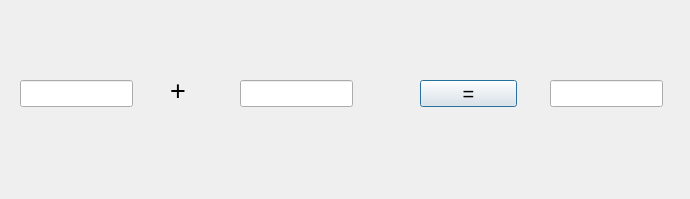
<?xml version="1.0" encoding="UTF-8"?>
<ui version="4.0">
 <class>Adder</class>
 <widget class="QDialog" name="Adder">
  <property name="geometry">
   <rect>
    <x>0</x>
    <y>0</y>
    <width>690</width>
    <height>199</height>
   </rect>
  </property>
  <property name="windowTitle">
   <string>Adder</string>
  </property>
  <widget class="QPushButton" name="equ">
   <property name="geometry">
    <rect>
     <x>420</x>
     <y>80</y>
     <width>97</width>
     <height>27</height>
    </rect>
   </property>
   <property name="font">
    <font>
     <pointsize>15</pointsize>
    </font>
   </property>
   <property name="text">
    <string>=</string>
   </property>
  </widget>
  <widget class="QLineEdit" name="add">
   <property name="geometry">
    <rect>
     <x>20</x>
     <y>80</y>
     <width>113</width>
     <height>27</height>
    </rect>
   </property>
   <property name="font">
    <font>
     <pointsize>15</pointsize>
    </font>
   </property>
  </widget>
  <widget class="QLineEdit" name="added">
   <property name="geometry">
    <rect>
     <x>240</x>
     <y>80</y>
     <width>113</width>
     <height>27</height>
    </rect>
   </property>
   <property name="font">
    <font>
     <pointsize>15</pointsize>
    </font>
   </property>
  </widget>
  <widget class="QLineEdit" name="res">
   <property name="geometry">
    <rect>
     <x>550</x>
     <y>80</y>
     <width>113</width>
     <height>27</height>
    </rect>
   </property>
   <property name="font">
    <font>
     <pointsize>15</pointsize>
    </font>
   </property>
  </widget>
  <widget class="QLabel" name="oper">
   <property name="geometry">
    <rect>
     <x>170</x>
     <y>80</y>
     <width>41</width>
     <height>21</height>
    </rect>
   </property>
   <property name="font">
    <font>
     <pointsize>20</pointsize>
    </font>
   </property>
   <property name="text">
    <string>+</string>
   </property>
  </widget>
 </widget>
 <layoutdefault spacing="6" margin="11"/>
 <resources/>
 <connections/>
</ui>
